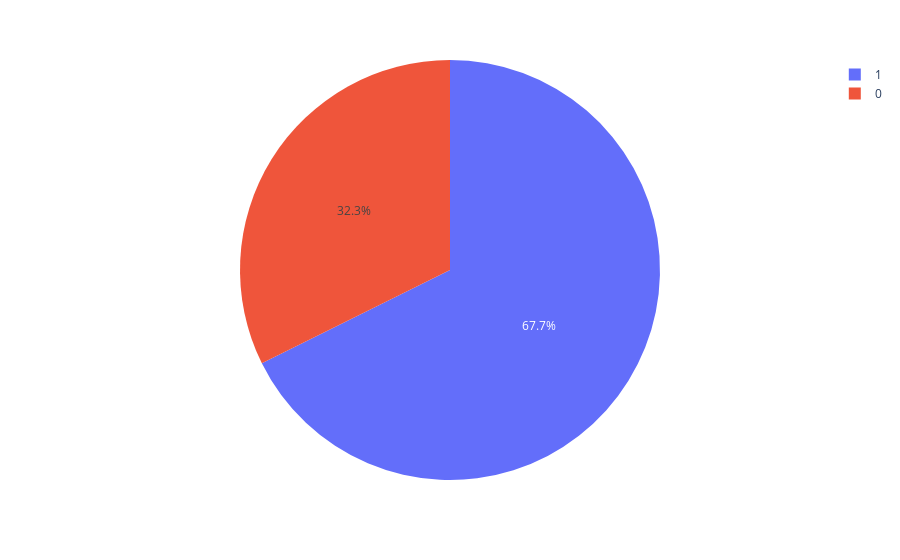

The cell this chart's notebook holds for it:
### Code cell
px.pie(data_frame=df,names='Sex')

### Figure 1 — Plotly figure (JSON) as saved in the notebook; plotly's stock layout.template omitted (floating-point values rounded to 4 significant figures; data arrays with more than 128 entries replaced by an {"elided": "..."} marker saying what was removed)
{"data": [{"domain": {"x": [0, 1], "y": [0, 1]}, "hoverlabel": {"namelength": 0}, "hovertemplate": "Sex=%{label}", "labels": {"elided": "297 int values"}, "legendgroup": "", "name": "", "showlegend": true, "type": "pie"}], "layout": {"legend": {"tracegroupgap": 0}, "margin": {"t": 60}}}
